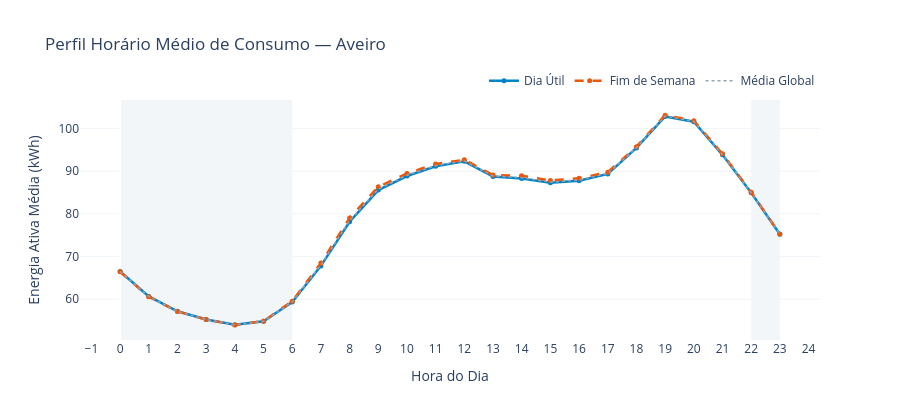

Here is the notebook cell this chart was saved with:
### Markdown cell above
## 2. Perfis Horários Médios
O perfil horário médio revela os padrões típicos de consumo ao longo do dia.
A distinção entre **dias úteis** e **fins de semana** é fundamental: nos dias úteis
observam-se dois picos marcados (manhã e fim do dia), enquanto ao fim de semana
o consumo é mais uniforme e deslocado para horas mais tardias.

### Code cell
# Perfil horário médio — dia útil vs. fim de semana
perfil_util    = df[df["fim_de_semana"] == 0].groupby("hora")["energia_ativa_kwh"].mean()
perfil_fds     = df[df["fim_de_semana"] == 1].groupby("hora")["energia_ativa_kwh"].mean()
perfil_global  = df.groupby("hora")["energia_ativa_kwh"].mean()

fig_perfil = go.Figure()

fig_perfil.add_trace(go.Scatter(
    x=perfil_util.index, y=perfil_util.values,
    mode="lines+markers", name="Dia Útil",
    line=dict(color="#0284C7", width=2.5),
    marker=dict(size=5)
))
fig_perfil.add_trace(go.Scatter(
    x=perfil_fds.index, y=perfil_fds.values,
    mode="lines+markers", name="Fim de Semana",
    line=dict(color="#EA580C", width=2.5, dash="dash"),
    marker=dict(size=5)
))
fig_perfil.add_trace(go.Scatter(
    x=perfil_global.index, y=perfil_global.values,
    mode="lines", name="Média Global",
    line=dict(color="#94A3B8", width=1.5, dash="dot")
))

# Sombrear período noturno (22h–06h)
fig_perfil.add_vrect(x0=0, x1=6,   fillcolor="#E2E8F0", opacity=0.4, layer="below", line_width=0)
fig_perfil.add_vrect(x0=22, x1=23, fillcolor="#E2E8F0", opacity=0.4, layer="below", line_width=0)

fig_perfil.update_layout(
    title="Perfil Horário Médio de Consumo — Aveiro",
    xaxis_title="Hora do Dia",
    yaxis_title="Energia Ativa Média (kWh)",
    xaxis=dict(tickmode="linear", tick0=0, dtick=1, showgrid=False),
    yaxis=dict(showgrid=True, gridcolor="#F1F5F9"),
    plot_bgcolor="white", paper_bgcolor="white",
    legend=dict(orientation="h", yanchor="bottom", y=1.02, xanchor="right", x=1),
    height=420
)
fig_perfil.show()

# Resumo estatístico
hora_pico_util = perfil_util.idxmax()
hora_pico_fds  = perfil_fds.idxmax()
print(f"Hora de pico — Dia Útil: {hora_pico_util}h | Fim de Semana: {hora_pico_fds}h")

### Figure 1 — Plotly figure (JSON) as saved in the notebook; plotly's stock layout.template omitted (floating-point values rounded to 4 significant figures)
{"data": [{"line": {"color": "#0284C7", "width": 2.5}, "marker": {"size": 5}, "mode": "lines+markers", "name": "Dia Útil", "type": "scatter", "x": [0, 1, 2, 3, 4, 5, 6, 7, 8, 9, 10, 11, 12, 13, 14, 15, 16, 17, 18, 19, 20, 21, 22, 23], "y": [66.51, 60.66, 57.18, 55.26, 54.03, 54.84, 59.35, 67.82, 78.16, 85.57, 88.86, 91.14, 92.3, 88.77, 88.31, 87.31, 87.78, 89.35, 95.44, 102.8, 101.6, 93.82, 84.93, 75.23]}, {"line": {"color": "#EA580C", "dash": "dash", "width": 2.5}, "marker": {"size": 5}, "mode": "lines+markers", "name": "Fim de Semana", "type": "scatter", "x": [0, 1, 2, 3, 4, 5, 6, 7, 8, 9, 10, 11, 12, 13, 14, 15, 16, 17, 18, 19, 20, 21, 22, 23], "y": [66.43, 60.59, 57.16, 55.26, 54.01, 54.87, 59.56, 68.47, 79.05, 86.33, 89.48, 91.7, 92.67, 89.12, 88.91, 87.85, 88.33, 89.75, 95.73, 103.1, 101.8, 94.06, 85.04, 75.29]}, {"line": {"color": "#94A3B8", "dash": "dot", "width": 1.5}, "mode": "lines", "name": "Média Global", "type": "scatter", "x": [0, 1, 2, 3, 4, 5, 6, 7, 8, 9, 10, 11, 12, 13, 14, 15, 16, 17, 18, 19, 20, 21, 22, 23], "y": [66.48, 60.64, 57.18, 55.26, 54.02, 54.85, 59.41, 68.01, 78.42, 85.79, 89.04, 91.3, 92.41, 88.87, 88.48, 87.46, 87.94, 89.46, 95.52, 102.9, 101.6, 93.89, 84.96, 75.25]}], "layout": {"height": 420, "legend": {"orientation": "h", "x": 1, "xanchor": "right", "y": 1.02, "yanchor": "bottom"}, "paper_bgcolor": "white", "plot_bgcolor": "white", "shapes": [{"fillcolor": "#E2E8F0", "layer": "below", "line": {"width": 0}, "opacity": 0.4, "type": "rect", "x0": 0, "x1": 6, "xref": "x", "y0": 0, "y1": 1, "yref": "y domain"}, {"fillcolor": "#E2E8F0", "layer": "below", "line": {"width": 0}, "opacity": 0.4, "type": "rect", "x0": 22, "x1": 23, "xref": "x", "y0": 0, "y1": 1, "yref": "y domain"}], "title": {"text": "Perfil Horário Médio de Consumo — Aveiro"}, "xaxis": {"dtick": 1, "showgrid": false, "tick0": 0, "tickmode": "linear", "title": {"text": "Hora do Dia"}}, "yaxis": {"gridcolor": "#F1F5F9", "showgrid": true, "title": {"text": "Energia Ativa Média (kWh)"}}}}
